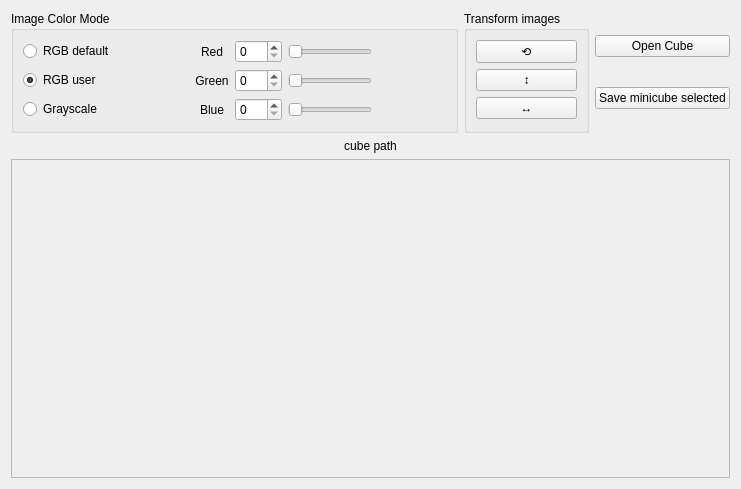
<?xml version="1.0" encoding="UTF-8"?>
<ui version="4.0">
 <class>Form</class>
 <widget class="QWidget" name="Form">
  <property name="geometry">
   <rect>
    <x>0</x>
    <y>0</y>
    <width>741</width>
    <height>489</height>
   </rect>
  </property>
  <property name="windowTitle">
   <string>Form</string>
  </property>
  <layout class="QVBoxLayout" name="verticalLayout_2" stretch="1,0,10">
   <item>
    <layout class="QHBoxLayout" name="horizontalLayout">
     <item>
      <widget class="QGroupBox" name="groupBox_image_type">
       <property name="sizePolicy">
        <sizepolicy hsizetype="Minimum" vsizetype="Preferred">
         <horstretch>0</horstretch>
         <verstretch>0</verstretch>
        </sizepolicy>
       </property>
       <property name="toolTip">
        <string>Color mode for cube representation</string>
       </property>
       <property name="title">
        <string>Image Color Mode</string>
       </property>
       <layout class="QGridLayout" name="gridLayout_4">
        <item row="1" column="4">
         <widget class="QSlider" name="horizontalSlider_green_channel">
          <property name="toolTip">
           <string>Green channel band index (for user RGB).</string>
          </property>
          <property name="maximum">
           <number>149</number>
          </property>
          <property name="value">
           <number>0</number>
          </property>
          <property name="orientation">
           <enum>Qt::Horizontal</enum>
          </property>
         </widget>
        </item>
        <item row="2" column="2">
         <widget class="QLabel" name="label_blue_channel">
          <property name="text">
           <string>Blue</string>
          </property>
          <property name="alignment">
           <set>Qt::AlignCenter</set>
          </property>
         </widget>
        </item>
        <item row="0" column="4">
         <widget class="QSlider" name="horizontalSlider_red_channel">
          <property name="toolTip">
           <string>Red channel band index (for user RGB).</string>
          </property>
          <property name="maximum">
           <number>149</number>
          </property>
          <property name="value">
           <number>0</number>
          </property>
          <property name="orientation">
           <enum>Qt::Horizontal</enum>
          </property>
         </widget>
        </item>
        <item row="1" column="0">
         <widget class="QRadioButton" name="radioButton_rgb_user">
          <property name="enabled">
           <bool>true</bool>
          </property>
          <property name="toolTip">
           <string>Display the cube using user-selected RGB band indices.</string>
          </property>
          <property name="text">
           <string>RGB user</string>
          </property>
          <property name="checked">
           <bool>true</bool>
          </property>
         </widget>
        </item>
        <item row="0" column="1">
         <spacer name="horizontalSpacer">
          <property name="orientation">
           <enum>Qt::Horizontal</enum>
          </property>
          <property name="sizeHint" stdset="0">
           <size>
            <width>40</width>
            <height>20</height>
           </size>
          </property>
         </spacer>
        </item>
        <item row="0" column="2">
         <widget class="QLabel" name="label_red_channel">
          <property name="text">
           <string>Red</string>
          </property>
          <property name="alignment">
           <set>Qt::AlignCenter</set>
          </property>
         </widget>
        </item>
        <item row="0" column="0">
         <widget class="QRadioButton" name="radioButton_rgb_default">
          <property name="toolTip">
           <string>Display the cube using the default RGB band mapping.</string>
          </property>
          <property name="text">
           <string>RGB default</string>
          </property>
         </widget>
        </item>
        <item row="0" column="3">
         <widget class="QSpinBox" name="spinBox_red_channel">
          <property name="toolTip">
           <string>Red channel band index (for user RGB).</string>
          </property>
          <property name="maximum">
           <number>149</number>
          </property>
          <property name="singleStep">
           <number>1</number>
          </property>
          <property name="value">
           <number>0</number>
          </property>
         </widget>
        </item>
        <item row="1" column="5">
         <spacer name="horizontalSpacer_2">
          <property name="orientation">
           <enum>Qt::Horizontal</enum>
          </property>
          <property name="sizeHint" stdset="0">
           <size>
            <width>40</width>
            <height>20</height>
           </size>
          </property>
         </spacer>
        </item>
        <item row="1" column="2">
         <widget class="QLabel" name="label_green_channel">
          <property name="toolTip">
           <string/>
          </property>
          <property name="text">
           <string>Green</string>
          </property>
          <property name="alignment">
           <set>Qt::AlignCenter</set>
          </property>
         </widget>
        </item>
        <item row="2" column="0">
         <widget class="QRadioButton" name="radioButton_grayscale">
          <property name="toolTip">
           <string>Display a single band as a grayscale image.</string>
          </property>
          <property name="text">
           <string>Grayscale</string>
          </property>
         </widget>
        </item>
        <item row="2" column="4">
         <widget class="QSlider" name="horizontalSlider_blue_channel">
          <property name="toolTip">
           <string>Blue channel band index (for user RGB).</string>
          </property>
          <property name="maximum">
           <number>149</number>
          </property>
          <property name="value">
           <number>0</number>
          </property>
          <property name="orientation">
           <enum>Qt::Horizontal</enum>
          </property>
         </widget>
        </item>
        <item row="2" column="3">
         <widget class="QSpinBox" name="spinBox_blue_channel">
          <property name="toolTip">
           <string>Blue channel band index (for user RGB).</string>
          </property>
          <property name="maximum">
           <number>149</number>
          </property>
          <property name="value">
           <number>0</number>
          </property>
         </widget>
        </item>
        <item row="1" column="3">
         <widget class="QSpinBox" name="spinBox_green_channel">
          <property name="toolTip">
           <string>Green channel band index (for user RGB).</string>
          </property>
          <property name="maximum">
           <number>149</number>
          </property>
          <property name="value">
           <number>0</number>
          </property>
         </widget>
        </item>
       </layout>
      </widget>
     </item>
     <item>
      <widget class="QGroupBox" name="groupBox_3">
       <property name="title">
        <string>Transform images</string>
       </property>
       <layout class="QVBoxLayout" name="verticalLayout">
        <item>
         <widget class="QPushButton" name="pushButton_rotate">
          <property name="toolTip">
           <string>Rotate cube</string>
          </property>
          <property name="autoFillBackground">
           <bool>false</bool>
          </property>
          <property name="styleSheet">
           <string notr="true">font: 12pt &quot;Trebuchet MS&quot;;</string>
          </property>
          <property name="text">
           <string notr="true">⟲</string>
          </property>
         </widget>
        </item>
        <item>
         <widget class="QPushButton" name="pushButton_flip_v">
          <property name="toolTip">
           <string>Flip cube verticaly</string>
          </property>
          <property name="styleSheet">
           <string notr="true">font: 12pt &quot;Trebuchet MS&quot;;</string>
          </property>
          <property name="text">
           <string>↕</string>
          </property>
         </widget>
        </item>
        <item>
         <widget class="QPushButton" name="pushButton_flip_h">
          <property name="baseSize">
           <size>
            <width>16</width>
            <height>0</height>
           </size>
          </property>
          <property name="toolTip">
           <string>Flip cube hoizontaly</string>
          </property>
          <property name="styleSheet">
           <string notr="true">font: 12pt &quot;Trebuchet MS&quot;;</string>
          </property>
          <property name="text">
           <string>↔</string>
          </property>
         </widget>
        </item>
       </layout>
      </widget>
     </item>
     <item>
      <layout class="QGridLayout" name="gridLayout">
       <item row="1" column="0" colspan="2">
        <widget class="QPushButton" name="pushButton_save_minicube">
         <property name="toolTip">
          <string>&lt;html&gt;&lt;head/&gt;&lt;body&gt;&lt;p&gt;&lt;span style=&quot; font-weight:600;&quot;&gt;Save minicube&lt;/span&gt;&lt;br/&gt;Crop the currently selected ROI and save it as a new cube. A metadata dialog is shown before writing the file. &lt;/p&gt;&lt;/body&gt;&lt;/html&gt;</string>
         </property>
         <property name="text">
          <string>Save minicube selected</string>
         </property>
        </widget>
       </item>
       <item row="0" column="0" colspan="2">
        <widget class="QPushButton" name="pushButton_open_hypercube">
         <property name="toolTip">
          <string>&lt;html&gt;&lt;head/&gt;&lt;body&gt;&lt;p&gt;Open a hyperspectral cube (.h5, .mat, .hdr) to display it and extract a minicube ROI.&lt;/p&gt;&lt;/body&gt;&lt;/html&gt;</string>
         </property>
         <property name="styleSheet">
          <string notr="true"/>
         </property>
         <property name="text">
          <string>Open Cube</string>
         </property>
         <property name="autoExclusive">
          <bool>false</bool>
         </property>
        </widget>
       </item>
      </layout>
     </item>
    </layout>
   </item>
   <item>
    <widget class="QLabel" name="label_path_cube">
     <property name="toolTip">
      <string>Displays the path of the currently loaded cube</string>
     </property>
     <property name="text">
      <string>cube path</string>
     </property>
     <property name="alignment">
      <set>Qt::AlignCenter</set>
     </property>
    </widget>
   </item>
   <item>
    <widget class="QFrame" name="frame_image">
     <property name="toolTip">
      <string>&lt;html&gt;&lt;head/&gt;&lt;body&gt;&lt;p&gt;&lt;span style=&quot; font-weight:600;&quot;&gt;ROI selection&lt;/span&gt;&lt;br/&gt;Right-click and drag to draw a rectangular ROI. The ROI is displayed as an overlay and will be saved as the minicube extent.&lt;/p&gt;&lt;/body&gt;&lt;/html&gt;</string>
     </property>
     <property name="frameShape">
      <enum>QFrame::StyledPanel</enum>
     </property>
     <property name="frameShadow">
      <enum>QFrame::Raised</enum>
     </property>
    </widget>
   </item>
  </layout>
 </widget>
 <resources/>
 <connections/>
</ui>
